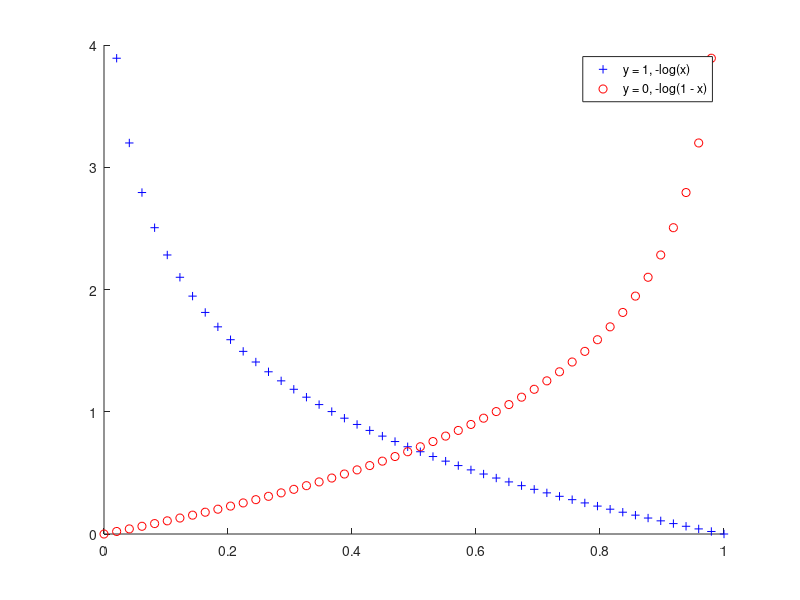

MATLAB code for this plot:
x = linspace(0, 1, 50);
y1 = -log(x);
y0 = -log(1 - x);

figure;
hold on;

plot(x, y1, 'b+');
plot(x, y0, 'ro');

hold off;

legend('y = 1, -log(x)', 'y = 0, -log(1 - x)')
